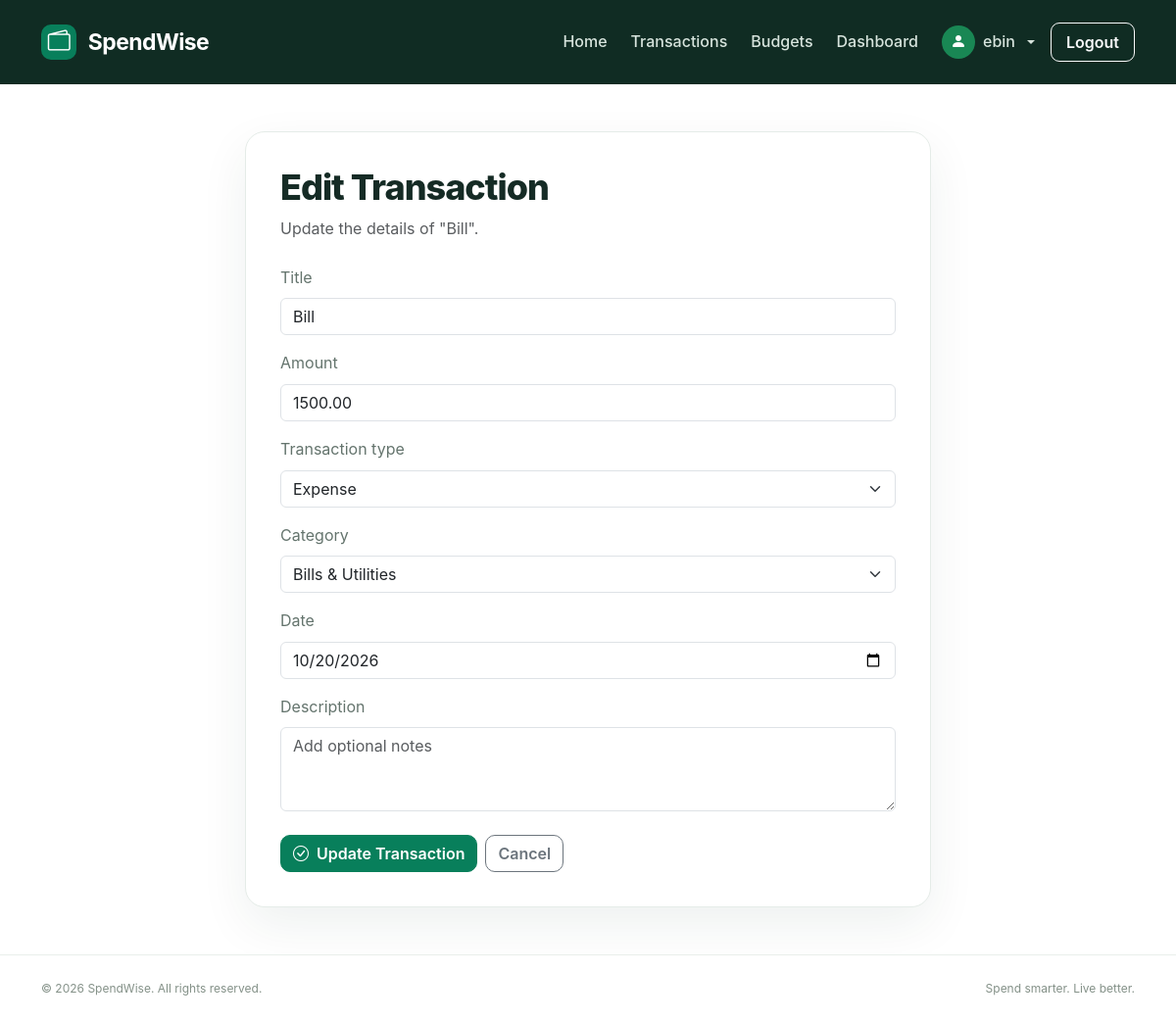
Page /transactions/6/edit/ (signed in) on the committed database.
### transactions/models.py (models this page shows, shortened)
class Transaction(models.Model):
    TRANSACTION_TYPES = [
        ('income', 'Income'),
        ('expense', 'Expense'),
    ]
    CATEGORY_CHOICES = [
        ('salary', 'Salary'),
        ('food', 'Food'),
        ('transport', 'Transport'),
        ('shopping', 'Shopping'),
        ('bills', 'Bills & Utilities'),
        ('health', 'Health'),
        ('education', 'Education'),
        ('entertainment', 'Entertainment'),
        ('grocery','Grocery'),
        ('other', 'Other'),
    ]
    user = models.ForeignKey(
        User,
        on_delete=models.CASCADE,
        related_name='transactions'
    )
    title = models.CharField(max_length=100)
    amount = models.DecimalField(
        max_digits=12,
        decimal_places=2
    )
    transaction_type = models.CharField(
        max_length=10,
        choices=TRANSACTION_TYPES
    )
    category = models.CharField(
        max_length=20,
        choices=CATEGORY_CHOICES,
        default='other'
    )
    date = models.DateField()
    description = models.TextField(blank=True)
    created_at = models.DateTimeField(auto_now_add=True)
    updated_at = models.DateTimeField(auto_now=True)
    class Meta:
        ordering = ['-date', '-created_at']

### transactions/views.py (the view)
# urls.py: path('<int:pk>/edit/', views.edit_transaction, name='edit_transaction'),
@login_required
def edit_transaction(request, pk):
    transaction = get_object_or_404(
        Transaction,
        pk=pk,
        user=request.user
    )
    if request.method == 'POST':
        form = TransactionForm(request.POST, instance=transaction)
        if form.is_valid():
            form.save()
            messages.success(request, 'Transaction updated successfully.')
            return redirect('transaction_list')
    else:
        form = TransactionForm(instance=transaction)
    return render(
        request,
        'transactions/edit_transaction.html',
        {'form': form, 'transaction': transaction}
    )

### transactions/forms.py (shortened to what this page needs)
class TransactionForm(forms.ModelForm):
    class Meta:
        model = Transaction
        fields = [
            'title',
            'amount',
            'transaction_type',
            'category',
            'date',
            'description',
        ]
        widgets = {
            'title': forms.TextInput(attrs={
                'class': 'form-control',
                'placeholder': 'e.g. Monthly salary',
            }),
            'amount': forms.NumberInput(attrs={
                'class': 'form-control',
                'placeholder': 'Enter amount',
                'step': '0.01',
                'min': '0.01',
            }),
            'transaction_type': forms.Select(attrs={
                'class': 'form-select',
            }),
            'category': forms.Select(attrs={
                'class': 'form-select',
            }),
            'date': forms.DateInput(attrs={
                'class': 'form-control',
                'type': 'date',
            }),
            'description': forms.Textarea(attrs={
                'class': 'form-control',
                'placeholder': 'Add optional notes',
                'rows': 3,
            }),
        }

### templates/transactions/edit_transaction.html (shortened to what this page needs)
{% extends 'base.html' %}
{% block content %}
<section class="container py-5">
    <div class="transaction-form-card">
        <div class="mb-4">
            <h1>Edit Transaction</h1>
            <p class="text-muted">
                Update the details of "{{ transaction.title }}".
            </p>
        </div>
        <form method="POST">
            {% for field in form %}
                <div class="mb-3">
                    <label for="{{ field.id_for_label }}"
                           class="form-label">
                        {{ field.label }}
                    </label>
                    {{ field }}
                </div>
            {% endfor %}
            <div class="d-flex gap-2 mt-4">
                <button type="submit" class="btn btn-primary">
                    <i class="bi bi-check-circle me-1"></i>
                    Update Transaction
                </button>
                <a href="{% url 'transaction_list' %}"
                   class="btn btn-outline-secondary">
                    Cancel
                </a>
            </div>
        </form>
    </div>
</section>
{% endblock %}

### templates/base.html (shortened to what this page needs)
<!DOCTYPE html>
<html lang="en">
<head>
    {% load static %}
    <link href="https://cdn.jsdelivr.net/npm/bootstrap@5.3.3/dist/css/bootstrap.min.css" rel="stylesheet">
    <link href="https://cdn.jsdelivr.net/npm/bootstrap-icons@1.11.3/font/bootstrap-icons.css" rel="stylesheet">
    <link rel="stylesheet" href="{% static 'css/style.css' %}">
</head>
<body>
    <nav class="navbar navbar-expand-lg navbar-dark sw-navbar">
        <div class="container">
            <a class="navbar-brand fw-bold" href="{% url 'home' %}">
                <span class="brand-icon">
                    <i class="bi bi-wallet2"></i>
                </span>
                SpendWise
            </a>
            <div class="collapse navbar-collapse" id="mainNavbar">
                <ul class="navbar-nav ms-auto align-items-lg-center gap-lg-2">
                    <li class="nav-item">
                        <a class="nav-link" href="{% url 'home' %}">Home</a>
                    </li>
                    <li class="nav-item">
                        <a class="nav-link" href="{% url 'transaction_list' %}">
                            Transactions
                        </a>
                    </li>
                        {% if user.is_authenticated %}
                            <li class="nav-item">
                                <a class="nav-link" href="{% url 'budget_list' %}">
                                    Budgets
                                </a>
                            </li>
                            <li class="nav-item">
                                <a class="nav-link" href="{% url 'home' %}#">
                                    Dashboard
                                </a>
                            </li>
                            <li class="nav-item dropdown">
                                <a class="nav-link dropdown-toggle d-flex align-items-center gap-2"
                                href="#"
                                id="profileDropdown"
                                role="button"
                                data-bs-toggle="dropdown"
                                aria-expanded="false">
                                    <span class="rounded-circle bg-success d-inline-flex
                                                align-items-center justify-content-center"
                                        style="width: 34px; height: 34px;">
                                        <i class="bi bi-person-fill text-white"></i>
                                    </span>
                                    <span>{{ user.username }}</span>
                                </a>
                            </li>
                            <li class="nav-item">
                                <form method="post" action="{% url 'logout' %}">
                                    <button class="btn btn-outline-light nav-logout"
                                            type="submit">
                                        Logout
                                    </button>
                                </form>
                            </li>
                        {% endif %}
                </ul>
            </div>
        </div>
    </nav>
    <main>
        {% block content %}{% endblock %}
    </main>
    <footer class="sw-footer">
        <div class="container d-flex flex-column flex-md-row
                    justify-content-between align-items-center gap-2">
            <p class="mb-0">
                © {% now "Y" %} SpendWise. All rights reserved.
            </p>
            <p class="mb-0">Spend smarter. Live better.</p>
        </div>
    </footer>
</body>
</html>

### static/css/style.css (style rules this page uses)
:root { --sw-primary: #087f5b; --sw-primary-dark: #066749; --sw-primary-light: #e8f6ef; --sw-heading: #152b25; --sw-text: #64746d; --sw-background: #f7faf8; --sw-border: #e5ece8; --sw-white: #ffffff; }
* { box-sizing: border-box; }
body { margin: 0; background: var(--sw-white); color: var(--sw-text); font-family: "Inter", "Segoe UI", Arial, sans-serif; line-height: 1.6; }
a { text-decoration: none; }
h1, h2, h3, h4, h5, h6 { color: var(--sw-heading); font-weight: 700; }
p { color: var(--sw-text); }
main { min-height: 70vh; }
.btn { border-radius: 10px; font-weight: 600; transition: all 0.2s ease; }
.btn-primary { background: var(--sw-primary); border-color: var(--sw-primary); }
.sw-navbar { background: #102c23; padding: 17px 0; }
.navbar-brand { color: var(--sw-white); font-size: 23px; letter-spacing: -0.6px; }
.brand-icon { display: inline-flex; align-items: center; justify-content: center; width: 36px; height: 36px; margin-right: 7px; border-radius: 10px; background: var(--sw-primary); color: white; }
.sw-navbar .nav-link { padding: 9px 14px; color: #d7e4dd; font-weight: 500; }
.nav-logout { border-radius: 9px; padding: 7px 15px; }
.sw-footer { padding: 24px 0; border-top: 1px solid #e9efeb; background: white; }
.sw-footer p { color: #849188; font-size: 12px; }
.transaction-form-card { max-width: 700px; margin: 0 auto; padding: 35px; border: 1px solid var(--sw-border); border-radius: 20px; background: white; box-shadow: 0 18px 50px rgba(21, 54, 39, 0.07); }
.transaction-form-card h1, .transaction-list-section h1 { font-size: clamp(28px, 4vw, 36px); font-weight: 800; letter-spacing: -1px; }

### rows in the picture
Transaction: form "Bill" "1500.00" "Expense" "Bills & Utilities" "10/20/2026"

### other values in the picture
{{ user.username }} "ebin"
{{ field.label }} "Title" "Amount" "Transaction type" "Category" "Date" "Description"
